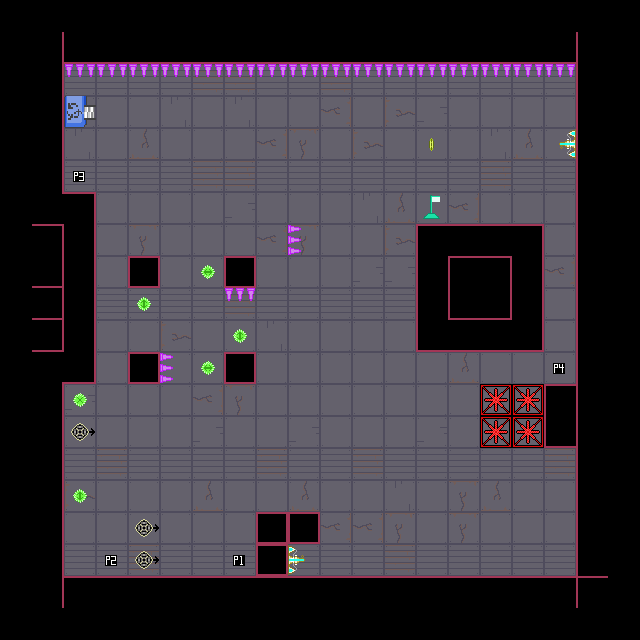

This game map was drawn from its Tiled (.tmx) file and the tilesets committed beside it. A one-line description and the full map source follow:
An orthogonal 20x20 tile map with 32x32 px tiles, 2 tile layers (Tiles, Ingredients), 1 hidden layer not drawn, 2 tilesets.

<map version="1.0" orientation="orthogonal" renderorder="right-down" width="20" height="20" tilewidth="32" tileheight="32" backgroundcolor="#353b9f" nextobjectid="1">
 <tileset firstgid="1" source="../Ingredients.tsx" />
 <tileset firstgid="71" source="../Tiles.tsx" />
 <layer name="Tiles" width="20" height="20">
  <data encoding="csv">
71,71,71,71,71,71,71,71,71,71,71,71,71,71,71,71,71,71,71,71,
71,2684354633,3221225545,3221225545,3221225545,3221225545,3221225545,3221225545,3221225545,3221225545,3221225545,3221225545,3221225545,3221225545,3221225545,3221225545,3221225545,3221225545,1610612809,71,
71,2684354633,85,85,85,85,84,84,85,85,84,85,85,85,85,85,85,85,1610612809,71,
71,2684354633,81,81,81,82,81,82,81,81,2684354643,81,1610612819,2684354642,81,81,81,81,1610612809,71,
71,2684354633,82,81,3221225555,81,81,81,2684354643,83,81,1610612819,81,81,81,82,3221225555,81,1610612809,71,
71,2684354633,85,85,85,85,84,84,85,85,85,85,85,85,85,84,85,85,1610612809,71,
71,2684354634,2684354632,81,81,81,81,2684354642,81,81,81,82,3221225555,81,2684354643,81,81,81,1610612809,71,
71,2684354632,2684354633,81,83,81,81,81,2684354643,83,81,81,1610612819,72,73,73,2684354632,81,1610612809,71,
71,3221225544,2684354633,81,78,81,81,78,81,81,81,2684354642,2684354642,1610612809,72,2684354632,2684354633,2684354643,1610612809,71,
71,3221225544,2684354633,85,85,85,85,84,85,85,85,85,85,1610612809,1610612808,3221225544,2684354633,81,1610612809,71,
71,3221225544,2684354633,81,81,1610612819,81,81,82,81,81,81,81,1610612808,3221225545,3221225545,3221225544,81,1610612809,71,
71,3221225546,3221225544,81,78,81,81,78,81,81,81,81,81,81,3221225555,81,81,81,1610612809,71,
71,2684354633,2684354642,81,81,81,2684354643,83,81,81,81,81,81,81,81,81,81,72,1610612809,71,
71,2684354633,81,81,81,81,2684354642,81,81,2684354642,81,81,81,2684354642,81,3221225555,81,1610612808,1610612809,71,
71,2684354633,85,84,85,85,85,85,84,85,85,84,85,85,85,85,85,84,1610612809,71,
71,2684354633,1610612819,81,81,81,3221225555,81,81,3221225555,81,81,82,81,83,3221225555,81,81,1610612809,71,
71,2684354633,81,81,81,81,81,81,78,78,2684354643,2684354643,83,81,83,81,81,81,1610612809,71,
71,2684354633,85,85,84,85,85,85,78,85,85,85,84,85,85,85,85,85,1610612809,71,
71,2684354633,73,73,73,73,73,73,73,73,73,73,73,73,73,73,73,73,72,71,
71,71,71,71,71,71,71,71,71,71,71,71,71,71,71,71,71,71,71,71
</data>
 </layer>
 <layer name="Railing" width="20" height="20" visible="0">
  <data encoding="csv">
0,0,0,0,0,0,0,0,0,0,0,0,0,0,0,0,0,0,0,0,
0,0,0,0,0,0,0,0,0,0,0,0,0,0,0,0,0,0,0,0,
0,0,0,0,0,0,0,0,0,0,0,0,0,0,0,0,0,0,0,0,
0,0,0,0,0,0,0,0,0,0,0,0,0,0,0,0,0,0,0,0,
0,0,0,0,0,0,0,0,0,0,0,0,0,0,0,0,0,0,0,0,
0,0,0,0,0,0,0,0,0,0,0,0,0,0,0,0,0,0,0,0,
0,0,0,0,0,0,0,0,0,0,0,0,0,0,0,0,0,0,0,0,
0,0,0,0,0,0,0,0,0,0,0,0,0,0,0,0,0,0,0,0,
0,0,0,0,0,0,0,0,0,0,0,0,0,0,0,0,0,0,0,0,
0,0,0,0,0,0,0,0,0,0,0,0,0,0,0,0,0,0,0,0,
0,0,0,0,0,0,0,0,0,0,0,0,0,0,0,0,0,0,0,0,
0,0,0,0,0,0,0,0,0,0,31,32,0,0,0,0,0,0,0,0,
0,0,0,0,0,0,0,0,0,0,0,1610612767,0,0,0,0,0,0,0,0,
0,0,0,0,0,0,0,0,0,0,0,0,0,0,0,0,0,0,0,0,
0,0,0,0,0,0,31,33,33,33,3221225503,0,0,0,0,0,0,0,0,0,
0,0,0,0,0,0,0,0,0,0,0,0,0,0,0,0,0,0,0,0,
0,0,0,0,0,0,0,0,0,0,0,0,0,0,0,0,0,0,0,0,
0,0,0,0,0,0,0,0,0,0,0,0,0,0,0,0,0,0,0,0,
0,0,0,0,0,0,0,0,0,0,0,0,0,0,0,0,0,0,0,0,
0,0,0,0,0,0,0,0,0,0,0,0,0,0,0,0,0,0,0,0
</data>
 </layer>
 <layer name="Ingredients" width="20" height="20">
  <data encoding="csv">
0,0,0,0,0,0,0,0,0,0,0,0,0,0,0,0,0,0,0,0,
0,0,0,0,0,0,0,0,0,0,0,0,0,0,0,0,0,0,0,0,
0,0,3221225485,3221225485,3221225485,3221225485,3221225485,3221225485,3221225485,3221225485,3221225485,3221225485,3221225485,3221225485,3221225485,3221225485,3221225485,3221225485,0,0,
0,0,19,0,0,0,0,0,0,0,0,0,0,0,0,0,0,0,0,0,
0,0,0,0,0,0,0,0,0,0,0,0,0,5,0,0,0,3221225490,0,0,
0,0,3,0,0,0,0,0,0,0,0,0,0,0,0,0,0,0,0,0,
0,0,0,0,0,0,0,0,0,0,0,0,0,6,0,0,0,0,0,0,
0,0,0,0,0,0,0,0,0,3758096397,0,0,0,0,0,0,0,0,0,0,
0,0,0,0,0,0,3221225484,0,0,0,0,0,0,0,0,0,0,0,0,0,
0,0,0,0,1610612748,0,0,1073741837,0,0,0,0,0,0,0,0,0,0,0,0,
0,0,0,0,0,0,0,1610612748,0,0,0,0,0,0,0,0,0,0,0,0,
0,0,0,0,0,3758096397,12,0,0,0,0,0,0,0,0,0,0,4,0,0,
0,0,11,0,0,0,0,0,0,0,0,0,0,0,0,14,14,0,0,0,
0,0,16,0,0,0,0,0,0,0,0,0,0,0,0,14,14,0,0,0,
0,0,0,0,0,0,0,0,0,0,0,0,0,0,0,0,0,0,0,0,
0,0,1610612748,0,0,0,0,0,0,0,0,0,0,0,0,0,0,0,0,0,
0,0,0,0,16,0,0,0,0,0,0,0,0,0,0,0,0,0,0,0,
0,0,0,2,16,0,0,1,0,18,0,0,0,0,0,0,0,0,0,0,
0,0,0,0,0,0,0,0,0,0,0,0,0,0,0,0,0,0,0,0,
0,0,0,0,0,0,0,0,0,0,0,0,0,0,0,0,0,0,0,0
</data>
 </layer>
</map>
